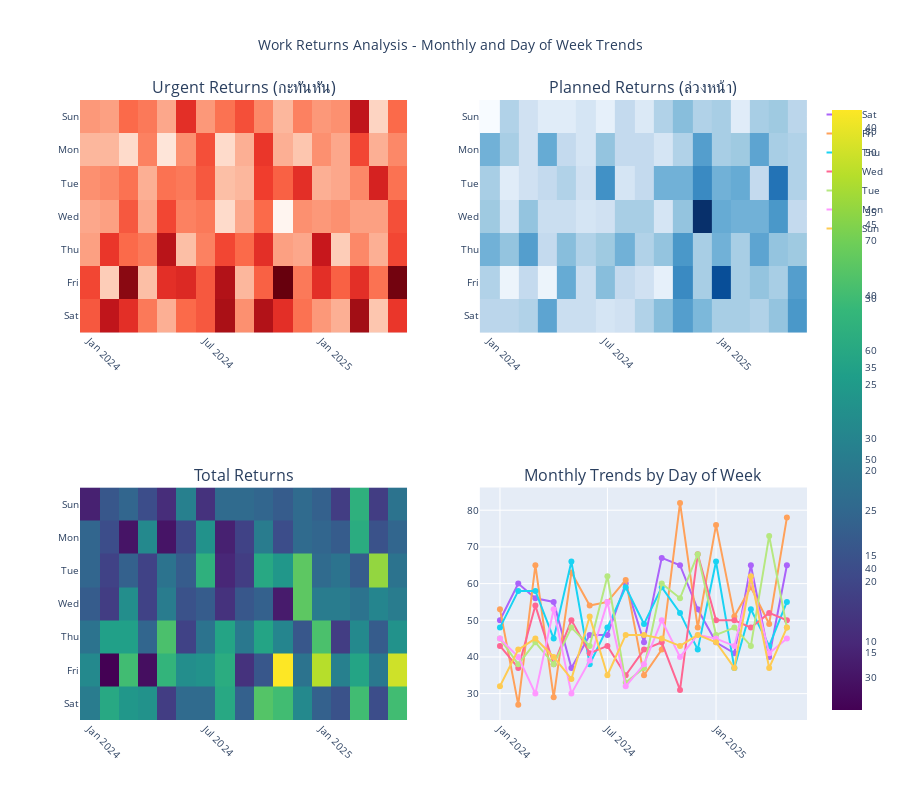
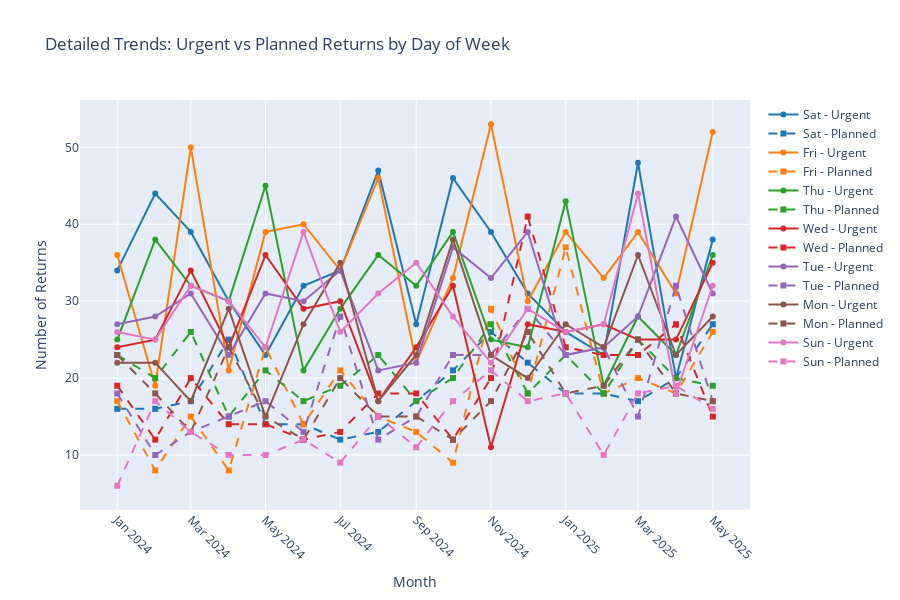
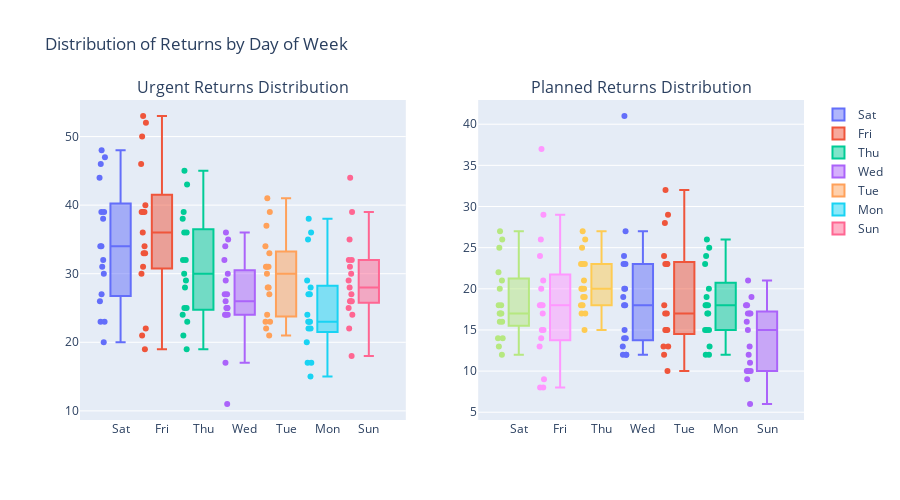

Here is the notebook cell these charts were saved with, in order:
### Code cell
import pandas as pd
import plotly.graph_objects as go
import plotly.express as px
from plotly.subplots import make_subplots
import numpy as np

df = cancel_problem_pivot.copy()

# Define day order from Sunday to Saturday
#day_order = ['Sun', 'Mon', 'Tue', 'Wed', 'Thu', 'Fri', 'Sat']
day_order = ['Sat', 'Fri', 'Thu', 'Wed', 'Tue', 'Mon', 'Sun']
df['day_of_week'] = pd.Categorical(df['day_of_week'], categories=day_order, ordered=True)

# Sort the dataframe
df = df.sort_values(['report_month', 'day_of_week'])

# Calculate total returns
df['total_returns'] = df['คืนงาน (กะทันหัน)'] + df['คืนงาน (ล่วงหน้า)']

# Create pivot tables for heatmaps and reindex to ensure proper order
urgent_pivot = df.pivot(index='day_of_week', columns='report_month', values='คืนงาน (กะทันหัน)')
urgent_pivot = urgent_pivot.reindex(day_order)

planned_pivot = df.pivot(index='day_of_week', columns='report_month', values='คืนงาน (ล่วงหน้า)')
planned_pivot = planned_pivot.reindex(day_order)

total_pivot = df.pivot(index='day_of_week', columns='report_month', values='total_returns')
total_pivot = total_pivot.reindex(day_order)

# Create subplots
fig = make_subplots(
    rows=2, cols=2,
    subplot_titles=('Urgent Returns (กะทันหัน)', 'Planned Returns (ล่วงหน้า)', 
                   'Total Returns', 'Monthly Trends by Day of Week'),
    specs=[[{"type": "heatmap"}, {"type": "heatmap"}],
           [{"type": "heatmap"}, {"type": "scatter"}]]
)

# Heatmap 1: Urgent Returns
fig.add_trace(
    go.Heatmap(
        z=urgent_pivot.values,
        x=urgent_pivot.columns,
        y=urgent_pivot.index,
        colorscale='Reds',
        name='Urgent Returns',
        hovertemplate='Month: %{x}<br>Day: %{y}<br>Count: %{z}<extra></extra>'
    ),
    row=1, col=1
)

# Heatmap 2: Planned Returns
fig.add_trace(
    go.Heatmap(
        z=planned_pivot.values,
        x=planned_pivot.columns,
        y=planned_pivot.index,
        colorscale='Blues',
        name='Planned Returns',
        hovertemplate='Month: %{x}<br>Day: %{y}<br>Count: %{z}<extra></extra>'
    ),
    row=1, col=2
)

# Heatmap 3: Total Returns
fig.add_trace(
    go.Heatmap(
        z=total_pivot.values,
        x=total_pivot.columns,
        y=total_pivot.index,
        colorscale='Viridis',
        name='Total Returns',
        hovertemplate='Month: %{x}<br>Day: %{y}<br>Count: %{z}<extra></extra>'
    ),
    row=2, col=1
)

# Line plot: Monthly trends by day of week
for day in day_order:
    day_data = df[df['day_of_week'] == day].sort_values('report_month')
    fig.add_trace(
        go.Scatter(
            x=day_data['report_month'],
            y=day_data['total_returns'],
            mode='lines+markers',
            name=day,
            line=dict(width=2),
            marker=dict(size=6),
            hovertemplate=f'{day}: %{{y}} returns<br>Month: %{{x}}<extra></extra>'
        ),
        row=2, col=2
    )

# Update layout
fig.update_layout(
    title_text="Work Returns Analysis - Monthly and Day of Week Trends",
    title_x=0.5,
    height=800,
    showlegend=True,
    font=dict(size=10)
)

# Update x-axis for all subplots to rotate labels
fig.update_xaxes(tickangle=45)

# Show the plot
fig.show()

# Additional analysis: Summary statistics
print("=== SUMMARY STATISTICS ===")
print("\nMonthly totals:")
monthly_summary = df.groupby('report_month').agg({
    'คืนงาน (กะทันหัน)': 'sum',
    'คืนงาน (ล่วงหน้า)': 'sum',
    'total_returns': 'sum'
}).round(2)
print(monthly_summary)

print("\nDay of week averages:")
daily_summary = df.groupby('day_of_week').agg({
    'คืนงาน (กะทันหัน)': 'mean',
    'คืนงาน (ล่วงหน้า)': 'mean',
    'total_returns': 'mean'
}).round(2)
print(daily_summary)

# Create a separate detailed line chart for better trend analysis
fig2 = go.Figure()

# Add lines for each day of week
colors = ['#1f77b4', '#ff7f0e', '#2ca02c', '#d62728', '#9467bd', '#8c564b', '#e377c2']
for i, day in enumerate(day_order):
    day_data = df[df['day_of_week'] == day].sort_values('report_month')
    
    # Urgent returns
    fig2.add_trace(
        go.Scatter(
            x=day_data['report_month'],
            y=day_data['คืนงาน (กะทันหัน)'],
            mode='lines+markers',
            name=f'{day} - Urgent',
            line=dict(color=colors[i], dash='solid'),
            marker=dict(size=6, symbol='circle')
        )
    )
    
    # Planned returns
    fig2.add_trace(
        go.Scatter(
            x=day_data['report_month'],
            y=day_data['คืนงาน (ล่วงหน้า)'],
            mode='lines+markers',
            name=f'{day} - Planned',
            line=dict(color=colors[i], dash='dash'),
            marker=dict(size=6, symbol='square')
        )
    )

fig2.update_layout(
    title="Detailed Trends: Urgent vs Planned Returns by Day of Week",
    xaxis_title="Month",
    yaxis_title="Number of Returns",
    height=600,
    hovermode='x unified',
    xaxis=dict(tickangle=45)
)

fig2.show()

# Create a box plot to show distribution patterns
fig3 = make_subplots(
    rows=1, cols=2,
    subplot_titles=('Urgent Returns Distribution', 'Planned Returns Distribution')
)

# Box plot for urgent returns
for day in day_order:
    day_data = df[df['day_of_week'] == day]['คืนงาน (กะทันหัน)']
    fig3.add_trace(
        go.Box(
            y=day_data,
            name=day,
            boxpoints='all',
            jitter=0.3,
            pointpos=-1.8
        ),
        row=1, col=1
    )

# Box plot for planned returns
for day in day_order:
    day_data = df[df['day_of_week'] == day]['คืนงาน (ล่วงหน้า)']
    fig3.add_trace(
        go.Box(
            y=day_data,
            name=day,
            boxpoints='all',
            jitter=0.3,
            pointpos=-1.8,
            showlegend=False
        ),
        row=1, col=2
    )

fig3.update_layout(
    title="Distribution of Returns by Day of Week",
    height=500
)

fig3.show()

### Figure 1 — Plotly figure (JSON) as saved in the notebook; plotly's stock layout.template omitted (floating-point values rounded to 4 significant figures)
{"data": [{"colorscale": [[0, "rgb(255,245,240)"], [0.125, "rgb(254,224,210)"], [0.25, "rgb(252,187,161)"], [0.375, "rgb(252,146,114)"], [0.5, "rgb(251,106,74)"], [0.625, "rgb(239,59,44)"], [0.75, "rgb(203,24,29)"], [0.875, "rgb(165,15,21)"], [1, "rgb(103,0,13)"]], "hovertemplate": "Month: %{x}<br>Day: %{y}<br>Count: %{z}<extra></extra>", "name": "Urgent Returns", "type": "heatmap", "x": ["2024-01", "2024-02", "2024-03", "2024-04", "2024-05", "2024-06", "2024-07", "2024-08", "2024-09", "2024-10", "2024-11", "2024-12", "2025-01", "2025-02", "2025-03", "2025-04", "2025-05"], "xaxis": "x", "y": ["Sat", "Fri", "Thu", "Wed", "Tue", "Mon", "Sun"], "yaxis": "y", "z": [[34, 44, 39, 30, 23, 32, 34, 47, 27, 46, 39, 31, 26, 23, 48, 20, 38], [36, 19, 50, 21, 39, 40, 34, 46, 22, 33, 53, 30, 39, 33, 39, 31, 52], [25, 38, 32, 30, 45, 21, 29, 36, 32, 39, 25, 24, 43, 19, 28, 23, 36], [24, 25, 34, 24, 36, 29, 30, 17, 24, 32, 11, 27, 26, 27, 25, 25, 35], [27, 28, 31, 23, 31, 30, 34, 21, 22, 37, 33, 39, 23, 24, 28, 41, 31], [22, 22, 17, 29, 15, 27, 35, 17, 23, 38, 23, 20, 27, 24, 36, 23, 28], [26, 25, 32, 30, 24, 39, 26, 31, 35, 28, 22, 29, 26, 27, 44, 18, 32]]}, {"colorscale": [[0, "rgb(247,251,255)"], [0.125, "rgb(222,235,247)"], [0.25, "rgb(198,219,239)"], [0.375, "rgb(158,202,225)"], [0.5, "rgb(107,174,214)"], [0.625, "rgb(66,146,198)"], [0.75, "rgb(33,113,181)"], [0.875, "rgb(8,81,156)"], [1, "rgb(8,48,107)"]], "hovertemplate": "Month: %{x}<br>Day: %{y}<br>Count: %{z}<extra></extra>", "name": "Planned Returns", "type": "heatmap", "x": ["2024-01", "2024-02", "2024-03", "2024-04", "2024-05", "2024-06", "2024-07", "2024-08", "2024-09", "2024-10", "2024-11", "2024-12", "2025-01", "2025-02", "2025-03", "2025-04", "2025-05"], "xaxis": "x2", "y": ["Sat", "Fri", "Thu", "Wed", "Tue", "Mon", "Sun"], "yaxis": "y2", "z": [[16, 16, 17, 25, 14, 14, 12, 13, 17, 21, 26, 22, 18, 18, 17, 20, 27], [17, 8, 15, 8, 24, 14, 21, 15, 13, 9, 29, 18, 37, 18, 20, 18, 26], [23, 20, 26, 15, 21, 17, 19, 23, 17, 20, 27, 18, 23, 18, 25, 20, 19], [19, 12, 20, 14, 14, 12, 13, 18, 18, 12, 20, 41, 24, 23, 23, 27, 15], [18, 10, 13, 15, 17, 13, 28, 12, 15, 23, 23, 29, 23, 24, 15, 32, 17], [23, 18, 13, 24, 15, 12, 20, 15, 15, 12, 17, 26, 18, 19, 25, 18, 17], [6, 17, 13, 10, 10, 12, 9, 15, 11, 17, 21, 17, 18, 10, 18, 19, 16]]}, {"colorscale": [[0, "#440154"], [0.1111, "#482878"], [0.2222, "#3e4989"], [0.3333, "#31688e"], [0.4444, "#26828e"], [0.5556, "#1f9e89"], [0.6667, "#35b779"], [0.7778, "#6ece58"], [0.8889, "#b5de2b"], [1, "#fde725"]], "hovertemplate": "Month: %{x}<br>Day: %{y}<br>Count: %{z}<extra></extra>", "name": "Total Returns", "type": "heatmap", "x": ["2024-01", "2024-02", "2024-03", "2024-04", "2024-05", "2024-06", "2024-07", "2024-08", "2024-09", "2024-10", "2024-11", "2024-12", "2025-01", "2025-02", "2025-03", "2025-04", "2025-05"], "xaxis": "x3", "y": ["Sat", "Fri", "Thu", "Wed", "Tue", "Mon", "Sun"], "yaxis": "y3", "z": [[50, 60, 56, 55, 37, 46, 46, 60, 44, 67, 65, 53, 44, 41, 65, 40, 65], [53, 27, 65, 29, 63, 54, 55, 61, 35, 42, 82, 48, 76, 51, 59, 49, 78], [48, 58, 58, 45, 66, 38, 48, 59, 49, 59, 52, 42, 66, 37, 53, 43, 55], [43, 37, 54, 38, 50, 41, 43, 35, 42, 44, 31, 68, 50, 50, 48, 52, 50], [45, 38, 44, 38, 48, 43, 62, 33, 37, 60, 56, 68, 46, 48, 43, 73, 48], [45, 40, 30, 53, 30, 39, 55, 32, 38, 50, 40, 46, 45, 43, 61, 41, 45], [32, 42, 45, 40, 34, 51, 35, 46, 46, 45, 43, 46, 44, 37, 62, 37, 48]]}, {"hovertemplate": "Sat: %{y} returns<br>Month: %{x}<extra></extra>", "line": {"width": 2}, "marker": {"size": 6}, "mode": "lines+markers", "name": "Sat", "type": "scatter", "x": ["2024-01", "2024-02", "2024-03", "2024-04", "2024-05", "2024-06", "2024-07", "2024-08", "2024-09", "2024-10", "2024-11", "2024-12", "2025-01", "2025-02", "2025-03", "2025-04", "2025-05"], "xaxis": "x4", "y": [50, 60, 56, 55, 37, 46, 46, 60, 44, 67, 65, 53, 44, 41, 65, 40, 65], "yaxis": "y4"}, {"hovertemplate": "Fri: %{y} returns<br>Month: %{x}<extra></extra>", "line": {"width": 2}, "marker": {"size": 6}, "mode": "lines+markers", "name": "Fri", "type": "scatter", "x": ["2024-01", "2024-02", "2024-03", "2024-04", "2024-05", "2024-06", "2024-07", "2024-08", "2024-09", "2024-10", "2024-11", "2024-12", "2025-01", "2025-02", "2025-03", "2025-04", "2025-05"], "xaxis": "x4", "y": [53, 27, 65, 29, 63, 54, 55, 61, 35, 42, 82, 48, 76, 51, 59, 49, 78], "yaxis": "y4"}, {"hovertemplate": "Thu: %{y} returns<br>Month: %{x}<extra></extra>", "line": {"width": 2}, "marker": {"size": 6}, "mode": "lines+markers", "name": "Thu", "type": "scatter", "x": ["2024-01", "2024-02", "2024-03", "2024-04", "2024-05", "2024-06", "2024-07", "2024-08", "2024-09", "2024-10", "2024-11", "2024-12", "2025-01", "2025-02", "2025-03", "2025-04", "2025-05"], "xaxis": "x4", "y": [48, 58, 58, 45, 66, 38, 48, 59, 49, 59, 52, 42, 66, 37, 53, 43, 55], "yaxis": "y4"}, {"hovertemplate": "Wed: %{y} returns<br>Month: %{x}<extra></extra>", "line": {"width": 2}, "marker": {"size": 6}, "mode": "lines+markers", "name": "Wed", "type": "scatter", "x": ["2024-01", "2024-02", "2024-03", "2024-04", "2024-05", "2024-06", "2024-07", "2024-08", "2024-09", "2024-10", "2024-11", "2024-12", "2025-01", "2025-02", "2025-03", "2025-04", "2025-05"], "xaxis": "x4", "y": [43, 37, 54, 38, 50, 41, 43, 35, 42, 44, 31, 68, 50, 50, 48, 52, 50], "yaxis": "y4"}, {"hovertemplate": "Tue: %{y} returns<br>Month: %{x}<extra></extra>", "line": {"width": 2}, "marker": {"size": 6}, "mode": "lines+markers", "name": "Tue", "type": "scatter", "x": ["2024-01", "2024-02", "2024-03", "2024-04", "2024-05", "2024-06", "2024-07", "2024-08", "2024-09", "2024-10", "2024-11", "2024-12", "2025-01", "2025-02", "2025-03", "2025-04", "2025-05"], "xaxis": "x4", "y": [45, 38, 44, 38, 48, 43, 62, 33, 37, 60, 56, 68, 46, 48, 43, 73, 48], "yaxis": "y4"}, {"hovertemplate": "Mon: %{y} returns<br>Month: %{x}<extra></extra>", "line": {"width": 2}, "marker": {"size": 6}, "mode": "lines+markers", "name": "Mon", "type": "scatter", "x": ["2024-01", "2024-02", "2024-03", "2024-04", "2024-05", "2024-06", "2024-07", "2024-08", "2024-09", "2024-10", "2024-11", "2024-12", "2025-01", "2025-02", "2025-03", "2025-04", "2025-05"], "xaxis": "x4", "y": [45, 40, 30, 53, 30, 39, 55, 32, 38, 50, 40, 46, 45, 43, 61, 41, 45], "yaxis": "y4"}, {"hovertemplate": "Sun: %{y} returns<br>Month: %{x}<extra></extra>", "line": {"width": 2}, "marker": {"size": 6}, "mode": "lines+markers", "name": "Sun", "type": "scatter", "x": ["2024-01", "2024-02", "2024-03", "2024-04", "2024-05", "2024-06", "2024-07", "2024-08", "2024-09", "2024-10", "2024-11", "2024-12", "2025-01", "2025-02", "2025-03", "2025-04", "2025-05"], "xaxis": "x4", "y": [32, 42, 45, 40, 34, 51, 35, 46, 46, 45, 43, 46, 44, 37, 62, 37, 48], "yaxis": "y4"}], "layout": {"annotations": [{"font": {"size": 16}, "showarrow": false, "text": "Urgent Returns (กะทันหัน)", "x": 0.225, "xanchor": "center", "xref": "paper", "y": 1, "yanchor": "bottom", "yref": "paper"}, {"font": {"size": 16}, "showarrow": false, "text": "Planned Returns (ล่วงหน้า)", "x": 0.775, "xanchor": "center", "xref": "paper", "y": 1, "yanchor": "bottom", "yref": "paper"}, {"font": {"size": 16}, "showarrow": false, "text": "Total Returns", "x": 0.225, "xanchor": "center", "xref": "paper", "y": 0.375, "yanchor": "bottom", "yref": "paper"}, {"font": {"size": 16}, "showarrow": false, "text": "Monthly Trends by Day of Week", "x": 0.775, "xanchor": "center", "xref": "paper", "y": 0.375, "yanchor": "bottom", "yref": "paper"}], "font": {"size": 10}, "height": 800, "showlegend": true, "title": {"text": "Work Returns Analysis - Monthly and Day of Week Trends", "x": 0.5}, "xaxis": {"anchor": "y", "domain": [0, 0.45], "tickangle": 45}, "xaxis2": {"anchor": "y2", "domain": [0.55, 1], "tickangle": 45}, "xaxis3": {"anchor": "y3", "domain": [0, 0.45], "tickangle": 45}, "xaxis4": {"anchor": "y4", "domain": [0.55, 1], "tickangle": 45}, "yaxis": {"anchor": "x", "domain": [0.625, 1]}, "yaxis2": {"anchor": "x2", "domain": [0.625, 1]}, "yaxis3": {"anchor": "x3", "domain": [0, 0.375]}, "yaxis4": {"anchor": "x4", "domain": [0, 0.375]}}}

### Figure 2 — Plotly figure (JSON) as saved in the notebook; plotly's stock layout.template omitted (floating-point values rounded to 4 significant figures)
{"data": [{"line": {"color": "#1f77b4", "dash": "solid"}, "marker": {"size": 6, "symbol": "circle"}, "mode": "lines+markers", "name": "Sat - Urgent", "type": "scatter", "x": ["2024-01", "2024-02", "2024-03", "2024-04", "2024-05", "2024-06", "2024-07", "2024-08", "2024-09", "2024-10", "2024-11", "2024-12", "2025-01", "2025-02", "2025-03", "2025-04", "2025-05"], "y": [34, 44, 39, 30, 23, 32, 34, 47, 27, 46, 39, 31, 26, 23, 48, 20, 38]}, {"line": {"color": "#1f77b4", "dash": "dash"}, "marker": {"size": 6, "symbol": "square"}, "mode": "lines+markers", "name": "Sat - Planned", "type": "scatter", "x": ["2024-01", "2024-02", "2024-03", "2024-04", "2024-05", "2024-06", "2024-07", "2024-08", "2024-09", "2024-10", "2024-11", "2024-12", "2025-01", "2025-02", "2025-03", "2025-04", "2025-05"], "y": [16, 16, 17, 25, 14, 14, 12, 13, 17, 21, 26, 22, 18, 18, 17, 20, 27]}, {"line": {"color": "#ff7f0e", "dash": "solid"}, "marker": {"size": 6, "symbol": "circle"}, "mode": "lines+markers", "name": "Fri - Urgent", "type": "scatter", "x": ["2024-01", "2024-02", "2024-03", "2024-04", "2024-05", "2024-06", "2024-07", "2024-08", "2024-09", "2024-10", "2024-11", "2024-12", "2025-01", "2025-02", "2025-03", "2025-04", "2025-05"], "y": [36, 19, 50, 21, 39, 40, 34, 46, 22, 33, 53, 30, 39, 33, 39, 31, 52]}, {"line": {"color": "#ff7f0e", "dash": "dash"}, "marker": {"size": 6, "symbol": "square"}, "mode": "lines+markers", "name": "Fri - Planned", "type": "scatter", "x": ["2024-01", "2024-02", "2024-03", "2024-04", "2024-05", "2024-06", "2024-07", "2024-08", "2024-09", "2024-10", "2024-11", "2024-12", "2025-01", "2025-02", "2025-03", "2025-04", "2025-05"], "y": [17, 8, 15, 8, 24, 14, 21, 15, 13, 9, 29, 18, 37, 18, 20, 18, 26]}, {"line": {"color": "#2ca02c", "dash": "solid"}, "marker": {"size": 6, "symbol": "circle"}, "mode": "lines+markers", "name": "Thu - Urgent", "type": "scatter", "x": ["2024-01", "2024-02", "2024-03", "2024-04", "2024-05", "2024-06", "2024-07", "2024-08", "2024-09", "2024-10", "2024-11", "2024-12", "2025-01", "2025-02", "2025-03", "2025-04", "2025-05"], "y": [25, 38, 32, 30, 45, 21, 29, 36, 32, 39, 25, 24, 43, 19, 28, 23, 36]}, {"line": {"color": "#2ca02c", "dash": "dash"}, "marker": {"size": 6, "symbol": "square"}, "mode": "lines+markers", "name": "Thu - Planned", "type": "scatter", "x": ["2024-01", "2024-02", "2024-03", "2024-04", "2024-05", "2024-06", "2024-07", "2024-08", "2024-09", "2024-10", "2024-11", "2024-12", "2025-01", "2025-02", "2025-03", "2025-04", "2025-05"], "y": [23, 20, 26, 15, 21, 17, 19, 23, 17, 20, 27, 18, 23, 18, 25, 20, 19]}, {"line": {"color": "#d62728", "dash": "solid"}, "marker": {"size": 6, "symbol": "circle"}, "mode": "lines+markers", "name": "Wed - Urgent", "type": "scatter", "x": ["2024-01", "2024-02", "2024-03", "2024-04", "2024-05", "2024-06", "2024-07", "2024-08", "2024-09", "2024-10", "2024-11", "2024-12", "2025-01", "2025-02", "2025-03", "2025-04", "2025-05"], "y": [24, 25, 34, 24, 36, 29, 30, 17, 24, 32, 11, 27, 26, 27, 25, 25, 35]}, {"line": {"color": "#d62728", "dash": "dash"}, "marker": {"size": 6, "symbol": "square"}, "mode": "lines+markers", "name": "Wed - Planned", "type": "scatter", "x": ["2024-01", "2024-02", "2024-03", "2024-04", "2024-05", "2024-06", "2024-07", "2024-08", "2024-09", "2024-10", "2024-11", "2024-12", "2025-01", "2025-02", "2025-03", "2025-04", "2025-05"], "y": [19, 12, 20, 14, 14, 12, 13, 18, 18, 12, 20, 41, 24, 23, 23, 27, 15]}, {"line": {"color": "#9467bd", "dash": "solid"}, "marker": {"size": 6, "symbol": "circle"}, "mode": "lines+markers", "name": "Tue - Urgent", "type": "scatter", "x": ["2024-01", "2024-02", "2024-03", "2024-04", "2024-05", "2024-06", "2024-07", "2024-08", "2024-09", "2024-10", "2024-11", "2024-12", "2025-01", "2025-02", "2025-03", "2025-04", "2025-05"], "y": [27, 28, 31, 23, 31, 30, 34, 21, 22, 37, 33, 39, 23, 24, 28, 41, 31]}, {"line": {"color": "#9467bd", "dash": "dash"}, "marker": {"size": 6, "symbol": "square"}, "mode": "lines+markers", "name": "Tue - Planned", "type": "scatter", "x": ["2024-01", "2024-02", "2024-03", "2024-04", "2024-05", "2024-06", "2024-07", "2024-08", "2024-09", "2024-10", "2024-11", "2024-12", "2025-01", "2025-02", "2025-03", "2025-04", "2025-05"], "y": [18, 10, 13, 15, 17, 13, 28, 12, 15, 23, 23, 29, 23, 24, 15, 32, 17]}, {"line": {"color": "#8c564b", "dash": "solid"}, "marker": {"size": 6, "symbol": "circle"}, "mode": "lines+markers", "name": "Mon - Urgent", "type": "scatter", "x": ["2024-01", "2024-02", "2024-03", "2024-04", "2024-05", "2024-06", "2024-07", "2024-08", "2024-09", "2024-10", "2024-11", "2024-12", "2025-01", "2025-02", "2025-03", "2025-04", "2025-05"], "y": [22, 22, 17, 29, 15, 27, 35, 17, 23, 38, 23, 20, 27, 24, 36, 23, 28]}, {"line": {"color": "#8c564b", "dash": "dash"}, "marker": {"size": 6, "symbol": "square"}, "mode": "lines+markers", "name": "Mon - Planned", "type": "scatter", "x": ["2024-01", "2024-02", "2024-03", "2024-04", "2024-05", "2024-06", "2024-07", "2024-08", "2024-09", "2024-10", "2024-11", "2024-12", "2025-01", "2025-02", "2025-03", "2025-04", "2025-05"], "y": [23, 18, 13, 24, 15, 12, 20, 15, 15, 12, 17, 26, 18, 19, 25, 18, 17]}, {"line": {"color": "#e377c2", "dash": "solid"}, "marker": {"size": 6, "symbol": "circle"}, "mode": "lines+markers", "name": "Sun - Urgent", "type": "scatter", "x": ["2024-01", "2024-02", "2024-03", "2024-04", "2024-05", "2024-06", "2024-07", "2024-08", "2024-09", "2024-10", "2024-11", "2024-12", "2025-01", "2025-02", "2025-03", "2025-04", "2025-05"], "y": [26, 25, 32, 30, 24, 39, 26, 31, 35, 28, 22, 29, 26, 27, 44, 18, 32]}, {"line": {"color": "#e377c2", "dash": "dash"}, "marker": {"size": 6, "symbol": "square"}, "mode": "lines+markers", "name": "Sun - Planned", "type": "scatter", "x": ["2024-01", "2024-02", "2024-03", "2024-04", "2024-05", "2024-06", "2024-07", "2024-08", "2024-09", "2024-10", "2024-11", "2024-12", "2025-01", "2025-02", "2025-03", "2025-04", "2025-05"], "y": [6, 17, 13, 10, 10, 12, 9, 15, 11, 17, 21, 17, 18, 10, 18, 19, 16]}], "layout": {"height": 600, "hovermode": "x unified", "title": {"text": "Detailed Trends: Urgent vs Planned Returns by Day of Week"}, "xaxis": {"tickangle": 45, "title": {"text": "Month"}}, "yaxis": {"title": {"text": "Number of Returns"}}}}

### Figure 3 — Plotly figure (JSON) as saved in the notebook; plotly's stock layout.template omitted (floating-point values rounded to 4 significant figures)
{"data": [{"boxpoints": "all", "jitter": 0.3, "name": "Sat", "pointpos": -1.8, "type": "box", "xaxis": "x", "y": [34, 44, 39, 30, 23, 32, 34, 47, 27, 46, 39, 31, 26, 23, 48, 20, 38], "yaxis": "y"}, {"boxpoints": "all", "jitter": 0.3, "name": "Fri", "pointpos": -1.8, "type": "box", "xaxis": "x", "y": [36, 19, 50, 21, 39, 40, 34, 46, 22, 33, 53, 30, 39, 33, 39, 31, 52], "yaxis": "y"}, {"boxpoints": "all", "jitter": 0.3, "name": "Thu", "pointpos": -1.8, "type": "box", "xaxis": "x", "y": [25, 38, 32, 30, 45, 21, 29, 36, 32, 39, 25, 24, 43, 19, 28, 23, 36], "yaxis": "y"}, {"boxpoints": "all", "jitter": 0.3, "name": "Wed", "pointpos": -1.8, "type": "box", "xaxis": "x", "y": [24, 25, 34, 24, 36, 29, 30, 17, 24, 32, 11, 27, 26, 27, 25, 25, 35], "yaxis": "y"}, {"boxpoints": "all", "jitter": 0.3, "name": "Tue", "pointpos": -1.8, "type": "box", "xaxis": "x", "y": [27, 28, 31, 23, 31, 30, 34, 21, 22, 37, 33, 39, 23, 24, 28, 41, 31], "yaxis": "y"}, {"boxpoints": "all", "jitter": 0.3, "name": "Mon", "pointpos": -1.8, "type": "box", "xaxis": "x", "y": [22, 22, 17, 29, 15, 27, 35, 17, 23, 38, 23, 20, 27, 24, 36, 23, 28], "yaxis": "y"}, {"boxpoints": "all", "jitter": 0.3, "name": "Sun", "pointpos": -1.8, "type": "box", "xaxis": "x", "y": [26, 25, 32, 30, 24, 39, 26, 31, 35, 28, 22, 29, 26, 27, 44, 18, 32], "yaxis": "y"}, {"boxpoints": "all", "jitter": 0.3, "name": "Sat", "pointpos": -1.8, "showlegend": false, "type": "box", "xaxis": "x2", "y": [16, 16, 17, 25, 14, 14, 12, 13, 17, 21, 26, 22, 18, 18, 17, 20, 27], "yaxis": "y2"}, {"boxpoints": "all", "jitter": 0.3, "name": "Fri", "pointpos": -1.8, "showlegend": false, "type": "box", "xaxis": "x2", "y": [17, 8, 15, 8, 24, 14, 21, 15, 13, 9, 29, 18, 37, 18, 20, 18, 26], "yaxis": "y2"}, {"boxpoints": "all", "jitter": 0.3, "name": "Thu", "pointpos": -1.8, "showlegend": false, "type": "box", "xaxis": "x2", "y": [23, 20, 26, 15, 21, 17, 19, 23, 17, 20, 27, 18, 23, 18, 25, 20, 19], "yaxis": "y2"}, {"boxpoints": "all", "jitter": 0.3, "name": "Wed", "pointpos": -1.8, "showlegend": false, "type": "box", "xaxis": "x2", "y": [19, 12, 20, 14, 14, 12, 13, 18, 18, 12, 20, 41, 24, 23, 23, 27, 15], "yaxis": "y2"}, {"boxpoints": "all", "jitter": 0.3, "name": "Tue", "pointpos": -1.8, "showlegend": false, "type": "box", "xaxis": "x2", "y": [18, 10, 13, 15, 17, 13, 28, 12, 15, 23, 23, 29, 23, 24, 15, 32, 17], "yaxis": "y2"}, {"boxpoints": "all", "jitter": 0.3, "name": "Mon", "pointpos": -1.8, "showlegend": false, "type": "box", "xaxis": "x2", "y": [23, 18, 13, 24, 15, 12, 20, 15, 15, 12, 17, 26, 18, 19, 25, 18, 17], "yaxis": "y2"}, {"boxpoints": "all", "jitter": 0.3, "name": "Sun", "pointpos": -1.8, "showlegend": false, "type": "box", "xaxis": "x2", "y": [6, 17, 13, 10, 10, 12, 9, 15, 11, 17, 21, 17, 18, 10, 18, 19, 16], "yaxis": "y2"}], "layout": {"annotations": [{"font": {"size": 16}, "showarrow": false, "text": "Urgent Returns Distribution", "x": 0.225, "xanchor": "center", "xref": "paper", "y": 1, "yanchor": "bottom", "yref": "paper"}, {"font": {"size": 16}, "showarrow": false, "text": "Planned Returns Distribution", "x": 0.775, "xanchor": "center", "xref": "paper", "y": 1, "yanchor": "bottom", "yref": "paper"}], "height": 500, "title": {"text": "Distribution of Returns by Day of Week"}, "xaxis": {"anchor": "y", "domain": [0, 0.45]}, "xaxis2": {"anchor": "y2", "domain": [0.55, 1]}, "yaxis": {"anchor": "x", "domain": [0, 1]}, "yaxis2": {"anchor": "x2", "domain": [0, 1]}}}
